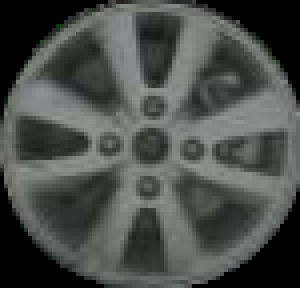
#> input picture 轮毂/传统orb/005B.png, 75 x 72 px (shown 4 times larger)
$ python '模版匹配和ssim对比.py'
#> lines starting #> are read from the running program, lines starting #| are printed output that depends on the picture; long printed decimals are rounded
import cv2
import numpy as np
import matplotlib.pyplot as plt
import matplotlib
from scipy.signal import argrelextrema
from skimage.metrics import structural_similarity as ssim
from scipy.interpolate import make_interp_spline

# 解决中文显示问题
matplotlib.rcParams['font.sans-serif'] = ['SimHei']  # 用来正常显示中文标签
matplotlib.rcParams['axes.unicode_minus'] = False  # 用来正常显示负号
# 显示图像
plt.rcParams['font.sans-serif'] = ['SimHei']  # 用来正常显示中文标签
plt.rcParams['axes.unicode_minus'] = False  # 用来正常显示负号
matplotlib.use('TkAgg')

image = cv2.imread('005B.png')
#> image is the input picture: shape (72, 75, 3); mean B, G, R 73.5, 76.8, 73
image = cv2.resize(image, (100, 100))
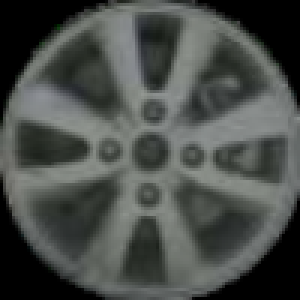
#> image: shape (100, 100, 3) (shown 3 times larger); mean B, G, R 73.4, 76.7, 72.9
# 将图像转换为灰度图，因为 ssim 通常在单通道图像上计算
gray_image = cv2.cvtColor(image, cv2.COLOR_BGR2GRAY)
height = 100
width = 100

# 存储角度和对应的 SSIM 分数
angles = []
ssim_scores = []

# 遍历可能的旋转角度（比如 0 - 660 度，步长可根据需要调整）
best_match_score = -float('inf')
best_rotated_img = None
angle = 0
best_angle = 0
for angle in range(0, 360, 1):
    M = cv2.getRotationMatrix2D((width / 2, height / 2), angle, 1)
    rotated_img = cv2.warpAffine(gray_image, M, (width, height))
    # 使用 SSIM 衡量旋转后图像与原图像的相似性
    score = ssim(gray_image, rotated_img)
    print(score, angle)
    angles.append(angle)
    ssim_scores.append(score)
    if score > best_match_score:
        best_angle = angle
        best_match_score = score
        best_rotated_img = rotated_img
#> this loop made 360 passes
#> (score, best_match_score) on pass 1: (1, 1)
#> score on passes 2 to 7: 0.971, 0.906, 0.828, 0.748, 0.675, 0.607
#| 1.0 0
#| 0.9708 1
#| 0.9056 2
#| 0.8276 3
#| 0.7484 4
#| 0.6745 5
#| 0.6066 6
#| 0.545 7
#> (further printed lines are left out)
#> pass 3, `rotated_img = cv2.warpAffine(gray_image, M, (width, height))`:
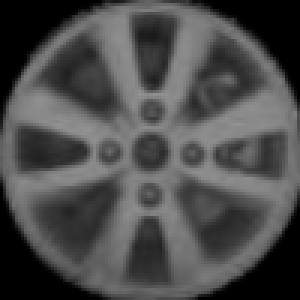
#> rotated_img: shape (100, 100) (shown 3 times larger); min 0, max 146, mean 75.2
#> after the loop, angles = 360 values from 0 to 359; best_angle = 0; best_match_score = 1; ssim_scores = 360 values, max 1 at index 0, min 0.149 at index 249, mean 0.369

print('Best match score:', best_match_score)
print('Best angle:', best_angle)

# 将角度和 SSIM 分数转换为 numpy 数组
angles = np.array(angles)
ssim_scores = np.array(ssim_scores)

# 绘制平滑曲线
plt.plot(angles, ssim_scores, label='SSIM 分数')
# 使用二次样条插值平滑曲线
xnew = np.linspace(angles.min(), angles.max(), 300)
#> xnew = 300 values from 0 to 359
spl = make_interp_spline(angles, ssim_scores, k=2)
ssim_scores_smooth = spl(xnew)
#> ssim_scores_smooth = 300 values, max 1 at index 0, min 0.149 at index 167, mean 0.369
plt.plot(xnew, ssim_scores_smooth, label='平滑后的 SSIM 分数', linestyle='--')

# 寻找极大值点和极小值点
maxima_indices = argrelextrema(ssim_scores_smooth, np.greater)
#> maxima_indices = ([40, 75, 110, 115, 150, 185, 190, 225, 260],)
minima_indices = argrelextrema(ssim_scores_smooth, np.less)
#> minima_indices = ([17, 58, 92, 113, 133, 167, 187, 208, 242, 282],)

maxima_values = ssim_scores_smooth[maxima_indices]
#> maxima_values = [0.483, 0.795, 0.454, 0.451, 0.727, 0.448, 0.456, 0.795, 0.481]
minima_values = ssim_scores_smooth[minima_indices]
#> minima_values = [0.159, 0.154, 0.149, 0.446, 0.15, 0.149, 0.445, 0.15, 0.155, 0.16]

print(f"极大值点的个数: {len(maxima_indices[0])}")
print(f"极大值点的值: {maxima_values}")
print(f"极小值点的个数: {len(minima_indices[0])}")
print(f"极小值点的值: {minima_values}")

# 找到从左往右数第一个大于 0.6 的极大值点的索引
first_valid_maxima_index = None
for i, value in enumerate(maxima_values):
    if value > 0.3:
        first_valid_maxima_index = i
        break
#> this loop made 1 pass
#> (value, first_valid_maxima_index) on pass 1: (0.483, 0)

if first_valid_maxima_index is not None:
    # 获取对应的角度值
    corresponding_angle = xnew[maxima_indices[0][first_valid_maxima_index]]
#> corresponding_angle = 48.03
    # 计算 w
    w = 360 / corresponding_angle
#> w = 7.5
    # 找到离 w 最近的整数
    nearest_integer = round(w)
#> nearest_integer = 7
    print(f"第一个大于 0.6 的极大值点的角度: {corresponding_angle} 度")
    print(f"360 除以该角度得到的 w 值: {w}")
    print(f"离 w 最近的整数: {nearest_integer}")
else:
    print("未找到大于 0.6 的极大值点。")

plt.xlabel('旋转角度 (度)')
plt.ylabel('SSIM 分数')
plt.title('旋转角度与 SSIM 分数的关系')
plt.legend()
plt.show()
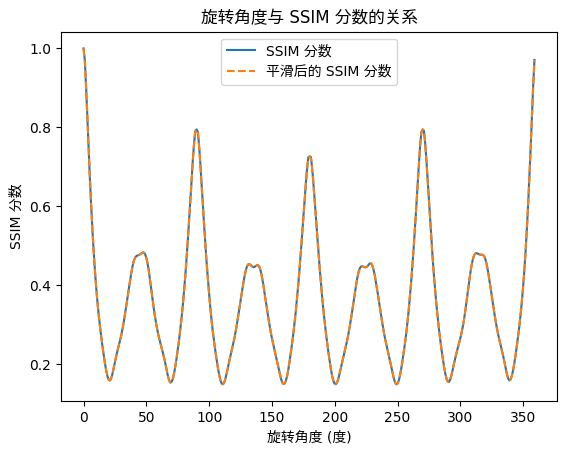
#> figure drawn by matplotlib, 1 panel; curve peaks at x = 0, y = 1; curve peaks at x = 0, y = 1

$ run again, with 轮毂/传统orb/0001A.png copied over 轮毂/传统orb/005B.png
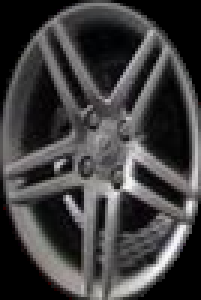
#> input picture 轮毂/传统orb/0001A.png, 67 x 100 px (shown 3 times larger)
#> image is the input picture: shape (100, 67, 3); mean B, G, R 63.6, 63.2, 64.4
#> `image = cv2.resize(image, (100, 100))`:
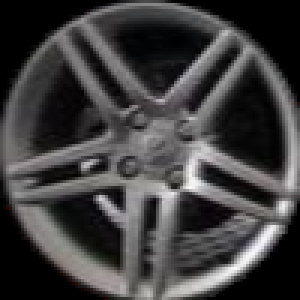
#> image: shape (100, 100, 3) (shown 3 times larger); mean B, G, R 63.6, 63.2, 64.4
#> the loop `for angle in range(0, 360, 1):` made 360 passes
#> (score, best_match_score) on pass 1: (1, 1)
#> (printed output is left out)
#> after the loop `for angle in range(0, 360, 1):`: angles = 360 values from 0 to 359; best_angle = 0; best_match_score = 1; ssim_scores = 360 values, max 1 at index 0, min 0.105 at index 226, mean 0.259
#> ssim_scores_smooth = 300 values, max 1 at index 0, min 0.106 at index 188, mean 0.259
#> maxima_indices = ([11, 60, 76, 89, 104, 120, 136, 149, 151, 163, 180, 196, 212, 224, 240, 288],)
#> maxima_values = [0.377, 0.487, 0.21, 0.175, 0.204, 0.373, 0.228, 0.208, 0.208, 0.225, 0.371, 0.201, 0.17, 0.209, 0.495, 0.376]
#> minima_values = 17 values, max 0.37 at index 16, min 0.106 at index 11, mean 0.182
#> the loop `for i, value in enumerate(maxima_values):` made 1 pass
#> (value, first_valid_maxima_index) on pass 1: (0.377, 0)
#> corresponding_angle = 13.21
#> w = 27.26
#> nearest_integer = 27
#> `plt.show()`:
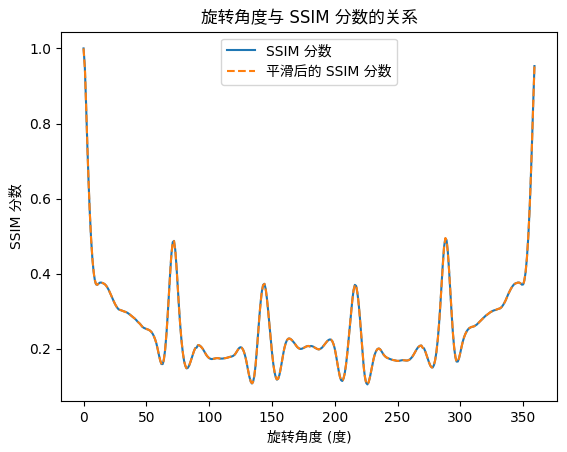
#> figure drawn by matplotlib, 1 panel; curve peaks at x = 0, y = 1; curve peaks at x = 0, y = 1
